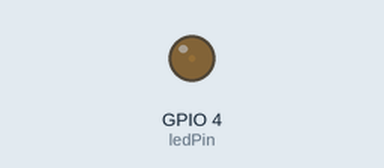
This sketch was run on a simulated ESP32. Parts: output pins drawn as LEDs (lit = HIGH).

Above: at 0.05 s.
At 2.15 s:
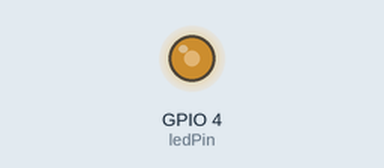
At 3.45 s:
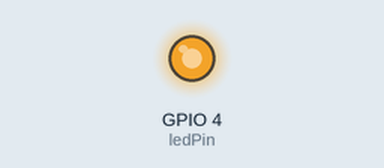
At 6.9 s:
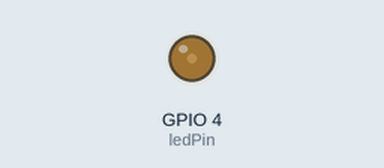
Timing chart, 0 to 10.0 s (numbered marks = the images above):
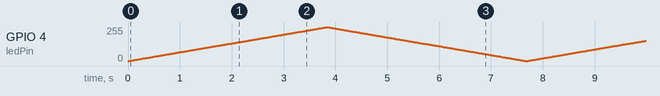

The sketch:

Project3_PWM_Led.ino
```cpp
const int ledPin = 4; // 4 corresponds to GPIO4
// setting PWM properties
const int freq = 5000;
const int ledChannel = 0;
const int resolution = 8;

void setup(){
  // configure LED PWM functionalities
  ledcAttach(ledPin, freq, resolution);  // New API: ledcAttach
}

void loop(){
  for(int dutyCycle = 0; dutyCycle <= 255; dutyCycle++)
  {
    // change the LED brightness
    ledcWrite(ledPin, dutyCycle);  // Use ledPin instead of ledChannel
    delay(15);
  }

  for(int dutyCycle = 255; dutyCycle >= 0; dutyCycle--)
  {
    ledcWrite(ledPin, dutyCycle);  // Use ledPin instead of ledChannel
    delay(15);
  }
}
```
